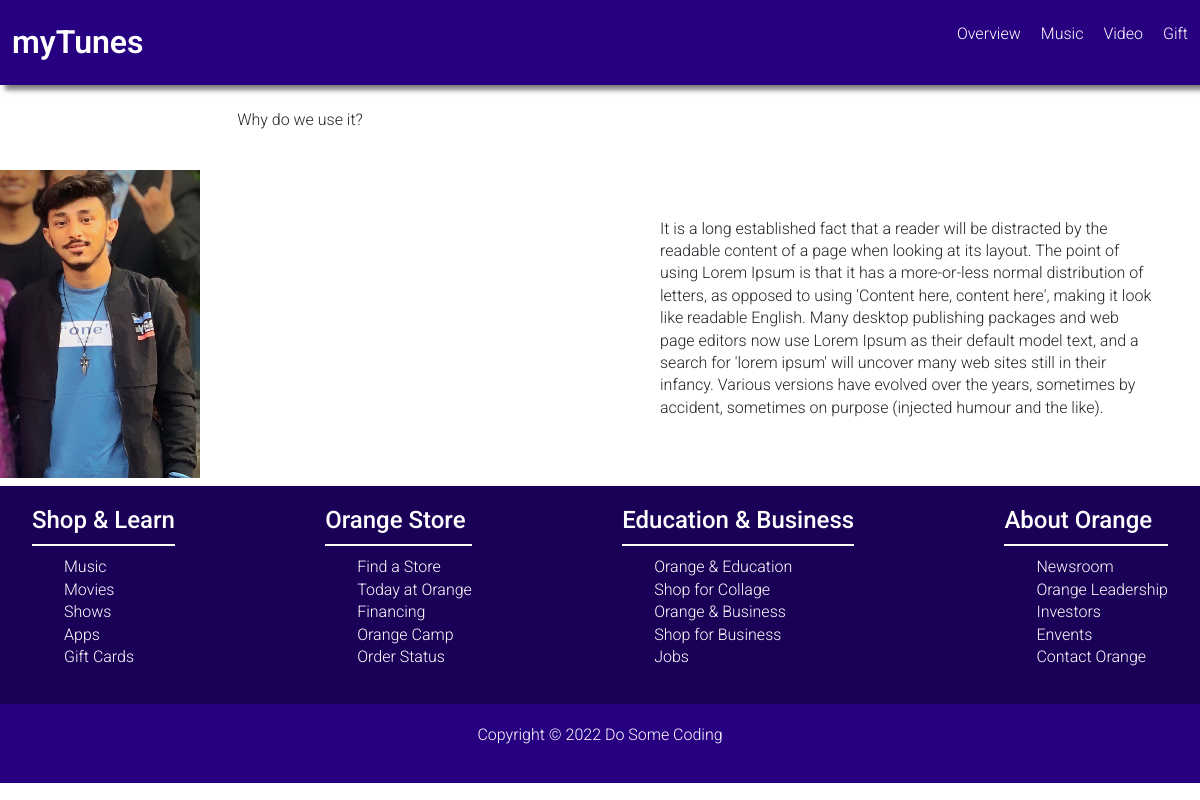
The page /news/why-do-we-use-it on the database its author committed.
### news/models.py (models this page shows)
class News(models.Model):
    news_title=models.CharField(max_length=100)
    news_desc=HTMLField()
    news_slug=AutoSlugField(populate_from='news_title',unique=True,null=True,default=None)
    news_image=models.FileField(upload_to="news/",max_length=250,null=True,default=None)

### myproject/views.py (the view)
# urls.py: path('news/<slug>',views.news),
def news(request,slug):
    newsDetails=News.objects.get(news_slug=slug)
    data={
        'newsDetails':newsDetails
    }
    return render(request, "news.html",data)

### templates/news.html
{%extends "base.html"%}
{%block content%}
<div class="col-lg-6 col-md-12 pt-2">
    <P><center>{{newsDetails.news_title}}</P></center><br>
</div>
<div class="row">
    <div class="col-6">
        {% if newsDetails.news_image != NULL %}
        <img src="/media/{{newsDetails.news_image}}" class="img-fluid pb-2  mx-auto" style="width: 200px;">
        {% endif %}
    </div>
    <div class="col-lg-6 col-md-12">
        <div class="bg-white p-5">
            {{newsDetails.news_desc | safe}}
        </div>
    </div>
</div>
{%endblock%}

### static/css/main.css (style rules this page uses)
:root { --purple500: #281154; --purple300: #270082; --purple600: #1b0058; --red600: #dc0000; --body: #f9f6ff; --max-width: 1200px; }
* { margin: 0; padding: 0; box-sizing: border-box; }
html, body { font-family: "Roboto", sans-serif; font-weight: 300; line-height: 1.4; scroll-behavior: smooth; }

### rows shown on the page
News: news_title "Why do we use it?", news_image (picture), news_desc "It is a long established fact that a reader will be distracted by the readable content of a page when looking at its layout. The point of using Lorem Ipsum is that it has a more-or-less normal distribution of letters, as opposed to using 'Content here, content here', making it look like readable English. Many desktop publishing packages and web page editors now use Lorem Ipsum as their default model text, and a search for 'lorem ipsum' will uncover many web sites still in their infancy. Various versions have evolved over the years, sometimes by accident, sometimes on purpose (injected humour and the like)."
